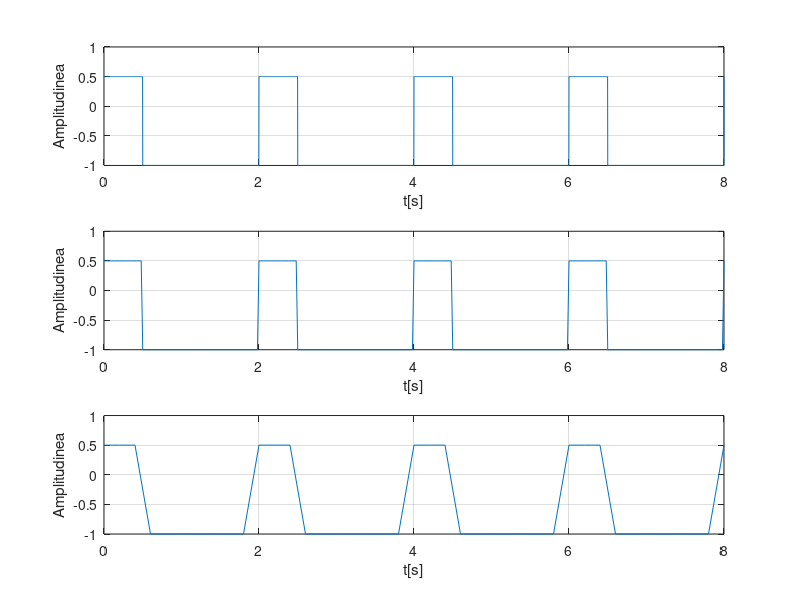

Write the MATLAB code that produced this figure.
%rezolutie temporara 2ms=0.002s
t=0:0.002:8; % vor fi afisate 4 perioade
T=2;
F=1/T;
s=0.75*square(2*pi*F*t,25)-0.25; % square(t) are initial perioada 2pi
% square(2*pi*F*t,25) ia valorile 1 sau -1, daca rezolvam sistemul
%a*1+b=0.5 , a*(-1)+b=-1, obtinem valorile a=0,75 si b=-0.25
subplot(3,1,1) , plot(t,s),grid
xlabel('t[s]')
ylabel('Amplitudinea')

%rezolutie temporara 20ms=0.02s
t=0:0.02:8; % vor fi afisate 4 perioade
T=2;
F=1/T;
s=0.75*square(2*pi*F*t,25)-0.25; % square(2*pi*F*t,25) ia valorile 1 sau
% -1, daca rezolvam sistemul a*1+b=0.5 , a*(-1)+b=-1, obtinem valorile
% a=0,75 si b=-0.25
subplot(3,1,2) , plot(t,s),grid
xlabel('t[s]')
ylabel('Amplitudinea')

%rezolutie temporara 200ms=0.2s
t=0:0.2:8; % vor fi afisate 4 perioade
T=2;
F=1/T;
s=0.75*square(2*pi*F*t,25)-0.25; % square(2*pi*F*t,25) ia valorile 1 sau
% -1, daca rezolvam sistemul a*1+b=0.5 , a*(-1)+b=-1, obtinem valorile
% a=0,75 si b=-0.25
subplot(3,1,3) , plot(t,s),grid
xlabel('t[s]')
ylabel('Amplitudinea')


